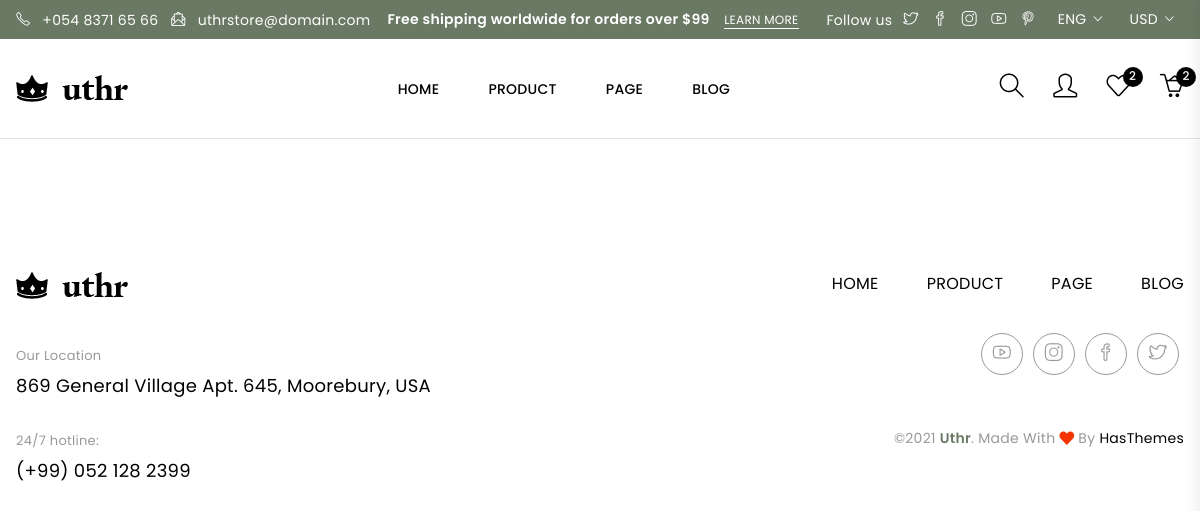
The app's page /Page with its own data.
### accounts/models.py (models this page shows, shortened)
class tblTopMenu(models.Model):
    topMenuName = models.CharField(max_length=200, null=True)
    topMenuImage = models.ImageField(upload_to="pics")

class tblFooter(models.Model):
    footerName = models.CharField(max_length=200, null=True)
    logo = models.ImageField(upload_to="logoImg")
    SpanContact = models.CharField(max_length=200, null=True)
    Contact = models.CharField(max_length=200, null=True)
    SpanLocation = models.CharField(max_length=200, null=True)
    Location = models.CharField(max_length=200, null=True)

class tblSocialMedia(models.Model):
    socialMediaName = models.CharField(max_length=200, null=True)
    socialMediaURL = models.CharField(max_length=200, null=True)
    socialMediaImage = models.ImageField(upload_to="pics")

### accounts/views.py (the view)
# urls.py: path('Page', views.pages, name='pages'),
def pages(request):
    TopMenu = tblTopMenu.objects.all
    SocialMedia = tblSocialMedia.objects.all
    SubTopMenu = tblSubTopMenu.objects.all
    Footer = tblFooter.objects.all
    context = {
        'TopMenus':TopMenu,
        'SocialMedias':SocialMedia,
        'SubTopMenus':SubTopMenu,
        'Footers':Footer,
     }
    return render(request,'accounts/pages.html',context)

### accounts/templates/accounts/pages.html (shortened to what this page needs)
{% load static %}
<!doctype html>
<html class="no-js" lang="en">
<head>
    {% include 'accounts/head.html' %}
</head>
<body>
    {% include 'accounts/PageHeader.html' %}
    {% include 'accounts/footer.html' %}
</body>
</html>

### accounts/templates/accounts/PageHeader.html (shortened to what this page needs)
{% load static %}
<header class="header_section border-bottom">
    <div class="header_top">
        <div class="container-fluid">
            <div class="row">
                <div class="col-12">
                    <div class="header_top_inner d-flex justify-content-between align-items-center">
                        <div class="header_contact_info">
                            <ul class="d-flex">
                                <li class="text-white"> <i class="icons icon-phone"></i> <a href="tel:+05483716566">+054 8371 65 66</a></li>
                                <li class="text-white"> <i class="icon-envelope-letter icons"></i> <a href="#">uthrstore@domain.com</a></li>
                            </ul>
                        </div>
                        <div class="free_shipping_text">
                            <p class="text-white">Free shipping worldwide for orders over $99 <a href="#">Learn More</a></p>
                        </div>
                        <div class="header_top_sidebar d-flex align-items-center">
                            <div class="header_social d-flex">
                                <span>Follow us</span>
                                <ul class="d-flex">
                                    <li><a href="#"><i class="icon-social-twitter icons"></i></a></li>
                                    <li><a href="#"><i class="icon-social-facebook icons"></i></a></li>
                                    <li><a href="#"><i class="icon-social-instagram icons"></i></a></li>
                                    <li><a href="#"><i class="icon-social-youtube icons"></i></a></li>
                                    <li><a href="#"><i class="icon-social-pinterest icons"></i></a></li>
                                </ul>
                            </div>
                            <div class="language_currency">
                                <ul class="d-flex">
                                    <li class="language"><a href="#"> Eng <i class="icon-right ion-ios-arrow-down"></i></a>
                                    </li>
                                    <li class="currency"><a href="#"> USd <i class="icon-right ion-ios-arrow-down"></i></a>
                                    </li>
                                </ul>
                            </div>
                        </div>
                    </div>
                </div>
            </div>
        </div>
    </div>
    <div class="main_header">
        <div class="container-fluid">
            <div class="row">
                <div class="col-12">
                    <div class="header_container d-flex justify-content-between align-items-center">
                        <div class="header_logo">
                            <a class="sticky_none" href="{% url 'index' %}"><img src="{% static 'assets/img/logo/logo.png' %}" alt=""></a>
                        </div>
                        <div class="main_menu d-none d-lg-block">
                            <nav>
                                <ul class="d-flex">
                                    {% for TopMenu in TopMenus %}
                                    <li class="dropdown"><a href="http://127.0.0.1:8000/{{TopMenu.topMenuName}}">{{TopMenu.topMenuName}}</a>
                                    </li>
                                    {% endfor %}
                                </ul>
                            </nav>
                        </div>
                        <div class="header_account">
                            <ul class="d-flex">
                                <li class="header_search"><a href="#"><i class="icon-magnifier icons"></i></a></li>
                                <li class="account_link"><a href="#"><i class="icon-user icons"></i></a>
                                </li>
                                <li><a href="#"><i class="icon-heart icons"></i></a> <span class="item_count">2</span></li>
                                <li class="shopping_cart"><a href="#"><i class="icon-basket-loaded icons"></i></a> <span class="item_count">2</span></li>
                            </ul>
                        </div>
                    </div>
                </div>
            </div>
        </div>
    </div>
</header>

### accounts/templates/accounts/footer.html
{% load static %}
<footer class="footer_widgets">
    <div class="container">
        <div class="row">
            <div class="col-lg-5 col-md-5 col-sm-5">
                <div class="footer_widget_list">
                    {% for Footer in Footers %}
                    <div class="footer_logo">
                        <a href="#"><img src="{% static Footer.logo %}" alt=""></a>
                    </div>
                    <div class="footer_contact">
                        <div class="footer_contact_list">
                            <span>{{Footer.SpanLocation}}</span>
                            <p>{{Footer.Location}}</p>
                        </div>
                        <div class="footer_contact_list">
                            <span>{{Footer.SpanContact}}</span>
                            <a href="tel:(+99)0521282399">{{Footer.Contact}}</a>
                        </div>
                    </div>
                    {% endfor %}
                </div>
            </div>
            <div class="col-lg-7 col-md-7 col-sm-7">
                <div class="footer_widget_list text-right">
                    <div class="footer_menu">
                        <ul class="d-flex justify-content-end">
                            {% for TopMenu in TopMenus %}
                            <li><a href="http://127.0.0.1:8000/{{TopMenu.topMenuName}}">{{TopMenu.topMenuName}}</a></li>
                            {% endfor %}
                        </ul>
                    </div>
                    <div class="footer_social">
                        {% for SocialMedia in SocialMedias %}
                        <ul class="d-flex justify-content-end " style="float: right; padding:0px 5px;">
                            <li><a href="#" data-tippy="{{SocialMedia.socialMediaName}}" data-tippy-inertia="true"
                                    data-tippy-delay="50" data-tippy-arrow="true" data-tippy-placement="top">
                                    <i class="{{ SocialMedia.socialMediaURL }}"></i>
                                </a>
                            </li>
                        </ul>
                        {% endfor %}
                    </div>
                    <div class="copyright_right">
                        <p>©2021 <span>Uthr</span>. made with <i class="ion-heart"></i>  by <a href="https://hasthemes.com" target="_blank">HasThemes</a></p>
                    </div>
                </div>
            </div>
        </div>
    </div>
</footer>

### records on screen
tblTopMenu: topMenuName "HOME"
tblTopMenu: topMenuName "PRODUCT"
tblTopMenu: topMenuName "PAGE"
tblTopMenu: topMenuName "BLOG"
tblFooter: logo (picture), SpanLocation "Our Location", Location "869 General Village Apt. 645, Moorebury, USA", SpanContact "24/7 hotline:", Contact "(+99) 052 128 2399"
